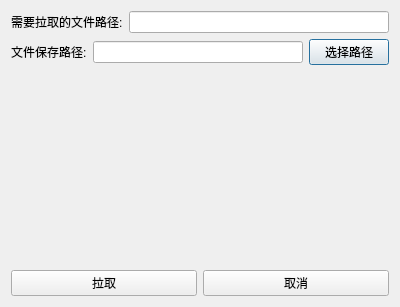
<?xml version="1.0" encoding="UTF-8"?>
<ui version="4.0">
 <class>AdbPull</class>
 <widget class="QDialog" name="AdbPull">
  <property name="geometry">
   <rect>
    <x>0</x>
    <y>0</y>
    <width>400</width>
    <height>307</height>
   </rect>
  </property>
  <property name="windowTitle">
   <string>AdbPull</string>
  </property>
  <property name="styleSheet">
   <string notr="true">font: 11pt &quot;Sans Serif&quot;;</string>
  </property>
  <layout class="QGridLayout" name="gridLayout">
   <item row="0" column="0">
    <layout class="QVBoxLayout" name="verticalLayout">
     <item>
      <layout class="QHBoxLayout" name="horizontalLayout_3">
       <item>
        <widget class="QLabel" name="label_4">
         <property name="text">
          <string>需要拉取的文件路径:</string>
         </property>
        </widget>
       </item>
       <item>
        <widget class="QLineEdit" name="lineEdit_2"/>
       </item>
      </layout>
     </item>
     <item>
      <layout class="QHBoxLayout" name="horizontalLayout">
       <item>
        <widget class="QLabel" name="label">
         <property name="text">
          <string>文件保存路径:</string>
         </property>
        </widget>
       </item>
       <item>
        <widget class="QLineEdit" name="lineEdit"/>
       </item>
       <item>
        <widget class="QPushButton" name="pushButton_3">
         <property name="text">
          <string>选择路径</string>
         </property>
        </widget>
       </item>
      </layout>
     </item>
     <item>
      <layout class="QVBoxLayout" name="verticalLayout_2">
       <item>
        <widget class="QLabel" name="label_2">
         <property name="text">
          <string/>
         </property>
        </widget>
       </item>
      </layout>
     </item>
     <item>
      <layout class="QHBoxLayout" name="horizontalLayout_4">
       <item>
        <widget class="QLabel" name="label_3">
         <property name="text">
          <string/>
         </property>
        </widget>
       </item>
      </layout>
     </item>
     <item>
      <layout class="QHBoxLayout" name="horizontalLayout_2">
       <item>
        <widget class="QPushButton" name="pushButton">
         <property name="text">
          <string>拉取</string>
         </property>
        </widget>
       </item>
       <item>
        <widget class="QPushButton" name="pushButton_2">
         <property name="text">
          <string>取消</string>
         </property>
        </widget>
       </item>
      </layout>
     </item>
    </layout>
   </item>
  </layout>
 </widget>
 <resources/>
 <connections/>
</ui>
